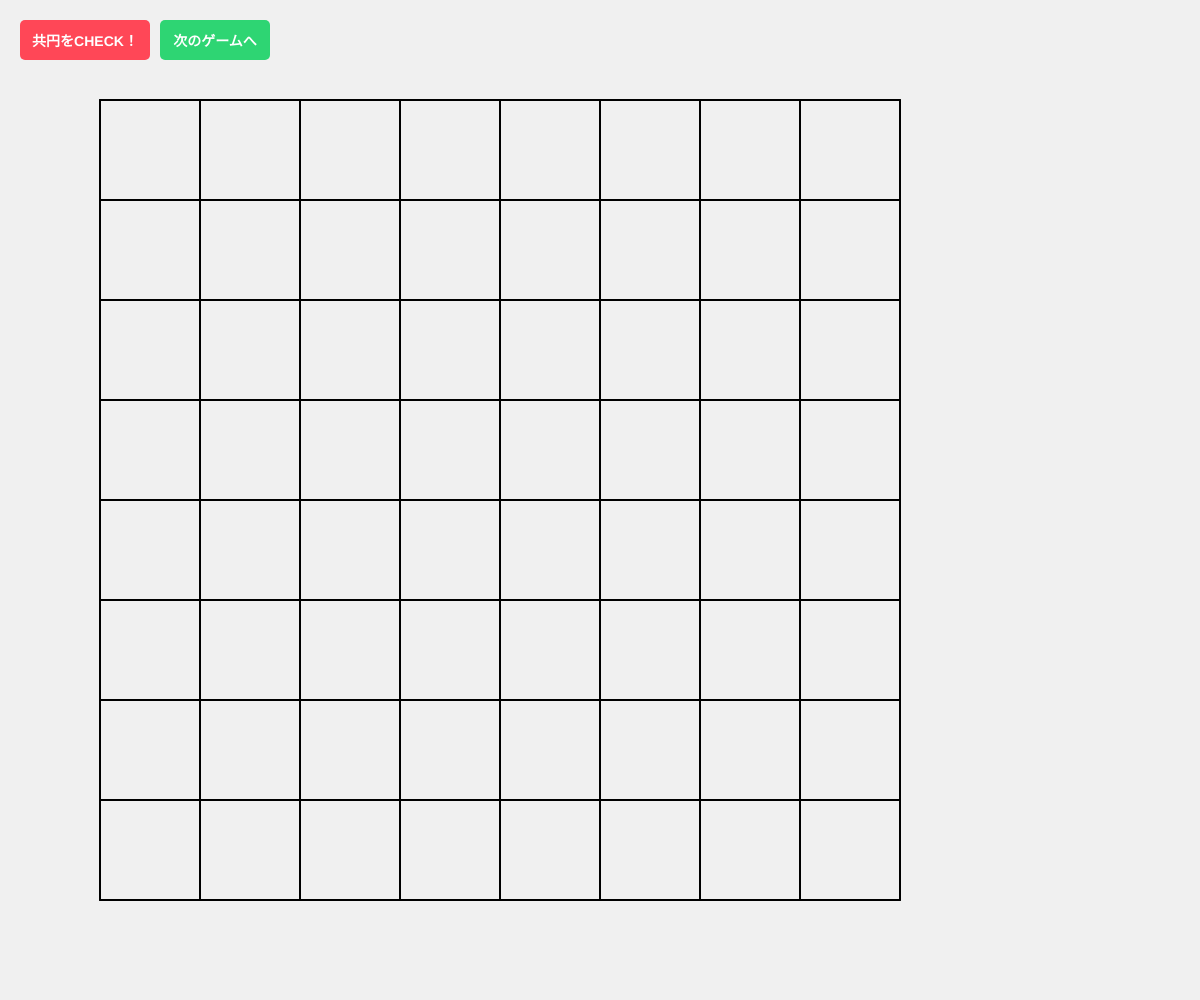
Frame 1 (no input)
Frame 60 (no input): identical to frame 1, image omitted
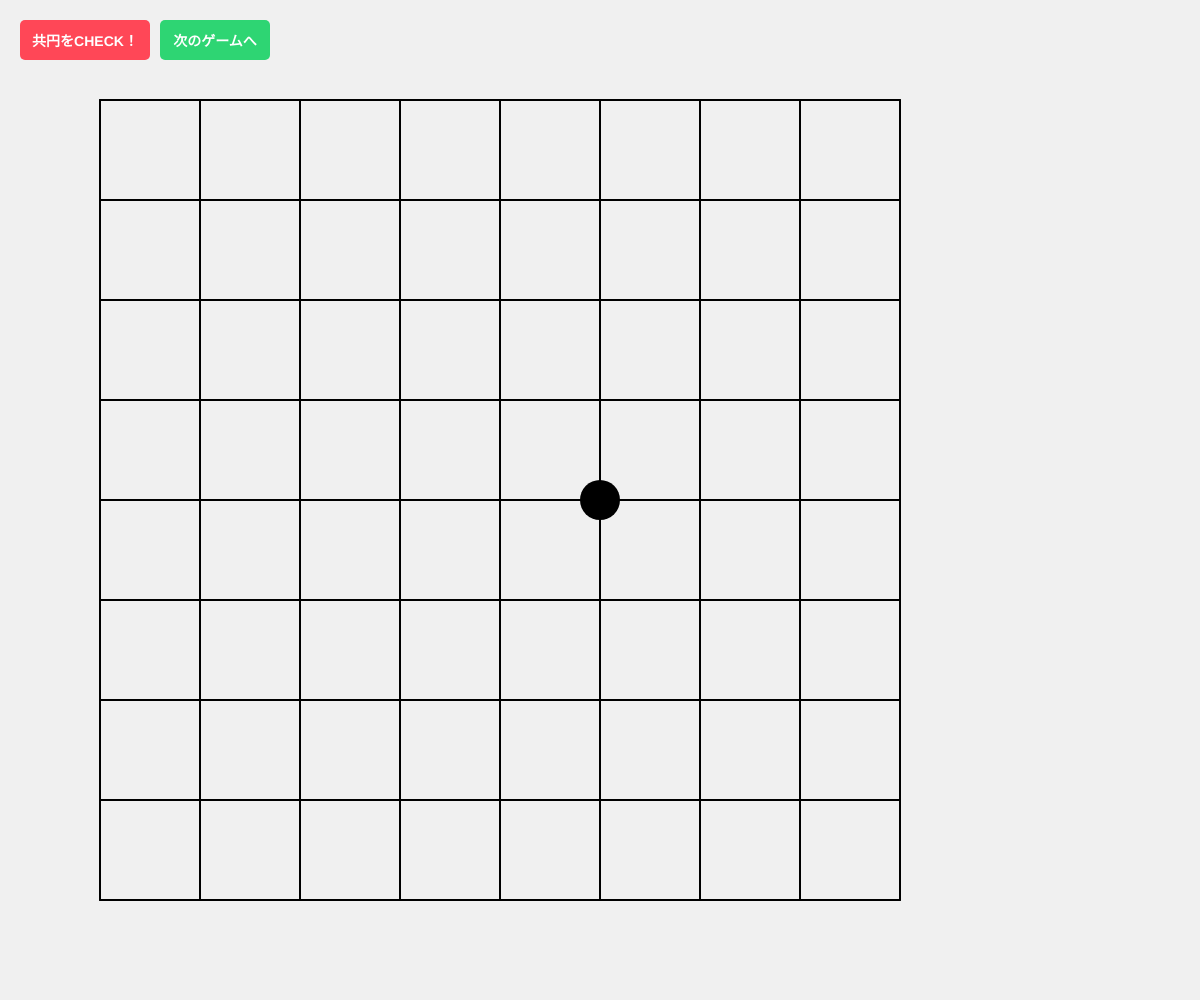
Frame 120 (the mouse pressed at the canvas centre since frame 60)

The p5.js sketch that drew these frames (run headless with seeded random() and noise() and a simulated clock; from frame 60 on, the mouse is pressed at the canvas centre):

// p5.js sketch
// ── sketch.js
let allHistory = []; // 試合中に置かれたすべての石の歴史を順番に保存する配列
let points = []; // 現在画面に表示されている石の座標（感想戦で増減します）
let currentStep = 0; // 感想戦で今「何手目」を見ているかを表すカウンタ

let gridSize = 8; // グリッドのサイズ（9×9の交点）
let cellSize; // 1マスのサイズ

// ボタンたち
let checkButton, resetButton, prevButton, nextButton;

let foundCircles = []; // 現在の盤面で見つかっている共円リスト
let isGameOver = false; // 感想戦中かどうかを管理するフラグ

function setup() {
  createCanvas(windowWidth, windowHeight);
  
  let minSize = min(windowWidth, windowHeight);
  cellSize = minSize / (gridSize + 2);

  // ① 共円CHECKボタン
  checkButton = createButton('共円をCHECK！');
  checkButton.position(20, 20);
  checkButton.size(130, 40);
  checkButton.style('font-size', '14px');
  checkButton.style('background-color', '#ff4757');
  checkButton.style('color', 'white');
  checkButton.style('border', 'none');
  checkButton.style('border-radius', '5px');
  checkButton.style('font-weight', 'bold');
  checkButton.mousePressed(checkKyouen);

  // ② 次のゲームへボタン
  resetButton = createButton('次のゲームへ');
  resetButton.position(160, 20);
  resetButton.size(110, 40);
  resetButton.style('font-size', '14px');
  resetButton.style('background-color', '#2ed573');
  resetButton.style('color', 'white');
  resetButton.style('border', 'none');
  resetButton.style('border-radius', '5px');
  resetButton.style('font-weight', 'bold');
  resetButton.mousePressed(resetGame);

  // ③ 1手戻るボタン（最初は非表示）
  prevButton = createButton('← 1手戻る');
  prevButton.position(285, 20);
  prevButton.size(90, 40);
  prevButton.style('font-size', '14px');
  prevButton.style('background-color', '#1e90ff');
  prevButton.style('color', 'white');
  prevButton.style('border', 'none');
  prevButton.style('border-radius', '5px');
  prevButton.mousePressed(prevStep);
  prevButton.hide();

  // ④ 1手進むボタン（最初は非表示）
  nextButton = createButton('1手進む →');
  nextButton.position(380, 20);
  nextButton.size(90, 40);
  nextButton.style('font-size', '14px');
  nextButton.style('background-color', '#1e90ff');
  nextButton.style('color', 'white');
  nextButton.style('border', 'none');
  nextButton.style('border-radius', '5px');
  nextButton.mousePressed(nextStep);
  nextButton.hide();
}

function draw() {
  background(240); 
  
  // 1. 盤面（グリッド）を描画
  stroke(0); 
  strokeWeight(2); 
  for (let i = 1; i <= gridSize + 1; i++) {
    line(i * cellSize, cellSize, i * cellSize, (gridSize + 1) * cellSize); 
    line(cellSize, i * cellSize, (gridSize + 1) * cellSize, i * cellSize); 
  }

  // ★ 2. 感想戦モード中、次に置くと「共円」になってしまうデンジャーゾーンを赤で表示
  if (isGameOver) {
    drawDangerZones();
  }

  // 3. 見つかった共円をすべて描画
  for (let i = 0; i < foundCircles.length; i++) {
    let c = foundCircles[i];
    fill(255, 71, 87, 30); 
    stroke(255, 71, 87); 
    strokeWeight(2.5);
    circle(c.cx * cellSize, c.cy * cellSize, c.r * 2 * cellSize);
    fill(255, 71, 87);
    circle(c.cx * cellSize, c.cy * cellSize, 6);
  }

  // 4. 置かれた石を描画
  fill(0); 
  noStroke(); 
  for (let i = 0; i < points.length; i++) {
    circle(points[i].x * cellSize, points[i].y * cellSize, cellSize * 0.4); 
  }
  
  // 現在の手数を画面にうっすら表示
  if (isGameOver) {
    fill(100);
    noStroke();
    textSize(16);
    textAlign(LEFT, CENTER);
    text(`現在: ${currentStep} / ${allHistory.length} 手目`, 20, 75);
  }
}

// 危険地帯（次に置いたら共円が成立する場所）をシミュレーションして赤く描画する
function drawDangerZones() {
  for (let x = 1; x <= gridSize + 1; x++) {
    for (let y = 1; y <= gridSize + 1; y++) {
      // すでに石がある場所はスキップ
      if (hasStoneAt(x, y)) continue;

      // 仮想的に石を1個置いてみて、共円ができるかテストする
      let testPoints = [...points, { x: x, y: y }];
      if (checkKyouenForPoints(testPoints)) {
        // 共円ができるなら、そこは踏んだら即死の地雷原（赤色の×印を表示）
        stroke(255, 71, 87);
        strokeWeight(3);
        let px = x * cellSize;
        let py = y * cellSize;
        let offset = cellSize * 0.15;
        line(px - offset, py - offset, px + offset, py + offset);
        line(px - offset, py + offset, px + offset, py - offset);
      }
    }
  }
}

function hasStoneAt(x, y) {
  for (let p of points) {
    if (p.x === x && p.y === y) return true;
  }
  return false;
}

// 画面をクリック・タップしたときの処理
function mousePressed() {
  if (mouseY < 90) return; 
  if (isGameOver) return; // 感想戦中は新しく石を置けない

  let gridX = Math.round(mouseX / cellSize);
  let gridY = Math.round(mouseY / cellSize);

  if (gridX >= 1 && gridX <= gridSize + 1 && gridY >= 1 && gridY <= gridSize + 1) {
    if (!hasStoneAt(gridX, gridY)) {
      let newPoint = {x: gridX, y: gridY};
      points.push(newPoint);
      allHistory.push(newPoint); // 歴史に刻む
    }
  }
  return false; 
}

// CHECKボタンが押された時の勝敗判定
function checkKyouen() {
  if (isGameOver) return;

  scanGridForAllKyouen();
  isGameOver = true; 
  currentStep = allHistory.length; // 現在の手数を最終手に合わせる

  // 感想戦用のボタンを表示
  prevButton.show();
  nextButton.show();

  if (foundCircles.length > 0) {
    alert(`【見事！】\n盤面に ${foundCircles.length} 個の共円を発見しました！\n\n※「1手戻る」ボタンで、どこで共円が完成したのか過去に遡って感想戦ができます！`);
  } else {
    alert("【残念！】\n盤面に共円はありませんでした……。\n\n※「1手戻る」ボタンで、危なかった局面の分析など感想戦ができます！");
  }
}

// ★ 1手戻る処理
function prevStep() {
  if (!isGameOver || currentStep <= 0) return;
  currentStep--;
  // 歴史からその手数までの石を復元
  points = allHistory.slice(0, currentStep);
  // その局面での円を再計算
  scanGridForAllKyouen();
}

// ★ 1手進む処理
function nextStep() {
  if (!isGameOver || currentStep >= allHistory.length) return;
  currentStep++;
  points = allHistory.slice(0, currentStep);
  scanGridForAllKyouen();
}

// ゲームをリセットして次の試合にいく関数
function resetGame() {
  points = [];
  allHistory = [];
  foundCircles = []; 
  currentStep = 0;
  isGameOver = false; 
  prevButton.hide();
  nextButton.hide();
}

// ----------------------------------------------------
// 数学的な判定ロジック
// ----------------------------------------------------

function isUniqueCircle(cx, cy, r, list) {
  for (let existing of list) {
    if (abs(existing.cx - cx) < 0.001 && abs(existing.cy - cy) < 0.001 && abs(existing.r - r) < 0.001) {
      return false; 
    }
  }
  return true;
}

function checkAndGetConcyclic(p1, p2, p3, p4) {
  let d = 2 * (p1.x * (p2.y - p3.y) + p2.x * (p3.y - p1.y) + p3.x * (p1.y - p2.y));
  if (abs(d) < 0.0001) return null; 
  
  let ux = ((p1.x**2 + p1.y**2) * (p2.y - p3.y) + (p2.x**2 + p2.y**2) * (p3.y - p1.y) + (p3.x**2 + p3.y**2) * (p1.y - p2.y)) / d;
  let uy = ((p1.x**2 + p1.y**2) * (p3.x - p2.x) + (p2.x**2 + p2.y**2) * (p1.x - p3.x) + (p3.x**2 + p3.y**2) * (p2.x - p1.x)) / d;
  
  let r2 = (p1.x - ux)**2 + (p1.y - uy)**2;
  let d4_2 = (p4.x - ux)**2 + (p4.y - uy)**2;
  
  if (abs(r2 - d4_2) < 0.0001) {
    return { cx: ux, cy: uy, r: sqrt(r2) };
  }
  return null;
}

function scanGridForAllKyouen() {
  foundCircles = []; 
  let n = points.length;
  if (n < 4) return; 
  
  for (let i = 0; i < n - 3; i++) {
    for (let j = i + 1; j < n - 2; j++) {
      for (let k = j + 1; k < n - 1; k++) {
        for (let l = k + 1; l < n; l++) {
          let c = checkAndGetConcyclic(points[i], points[j], points[k], points[l]);
          if (c && isUniqueCircle(c.cx, c.cy, c.r, foundCircles)) {
            foundCircles.push(c);
          }
        }
      }
    }
  }
}

// 指定された石のリスト内に共円があるかだけをサクッと判定する関数（シミュレーション用）
function checkKyouenForPoints(pts) {
  let n = pts.length;
  if (n < 4) return false;
  for (let i = 0; i < n - 3; i++) {
    for (let j = i + 1; j < n - 2; j++) {
      for (let k = j + 1; k < n - 1; k++) {
        for (let l = k + 1; l < n; l++) {
          if (checkAndGetConcyclic(pts[i], pts[j], pts[k], pts[l]) !== null) return true;
        }
      }
    }
  }
  return false;
}
